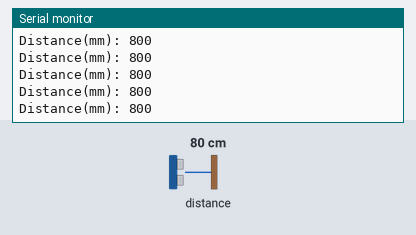
This sketch was run on a simulated Arduino Uno, built with avr-gcc and run on an emulated ATmega328P. Shown: the last lines printed to the serial monitor. The test bench sets the inputs (shaded band); at power-on: distance to the obstacle 80 cm.

Above: at 1.2 s.
1.3 s: distance to the obstacle set to 2 cm
At 1.49 s:
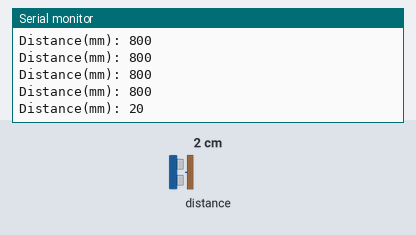
2.8 s: distance to the obstacle set to 4 cm
At 2.82 s:
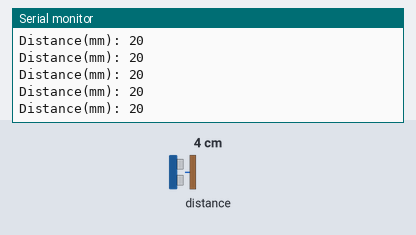
Timing chart, 0 to 5.8 s (numbered marks = the images above; inputs shaded):
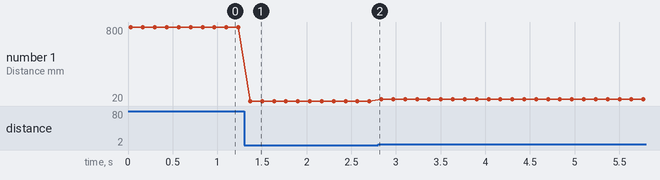

The sketch:

sketch_may10a.ino
```cpp
#include <Wire.h>
#include <VL53L0X.h>

VL53L0X sensor;

void setup() {
  Serial.begin(9600);
  Wire.begin();

  sensor.setTimeout(500);
  if (!sensor.init())
  {
    Serial.println("Failed to detect and initialize sensor!");
    while (1);
  }

  // 거리 측정 모드 설정
  sensor.setMeasurementTimingBudget(200000); // 타이밍 예산 설정(마이크로초)
  sensor.startContinuous(); // 연속 측정 모드 시작
}

void loop() {
  int distance = sensor.readRangeContinuousMillimeters();

  if (sensor.timeoutOccurred()) {
    Serial.print(" TIMEOUT");
  }

  Serial.print("Distance(mm): ");
  Serial.println(distance);
  delay(100);
}
```

Measured:
- after the input at 1.3 s, the serial monitor: prints a new line after 0.07 s (image 1)
- plotted number 1: 800 → 20 after the input at 1.3 s, 20 → 40 after the input at 2.8 s
